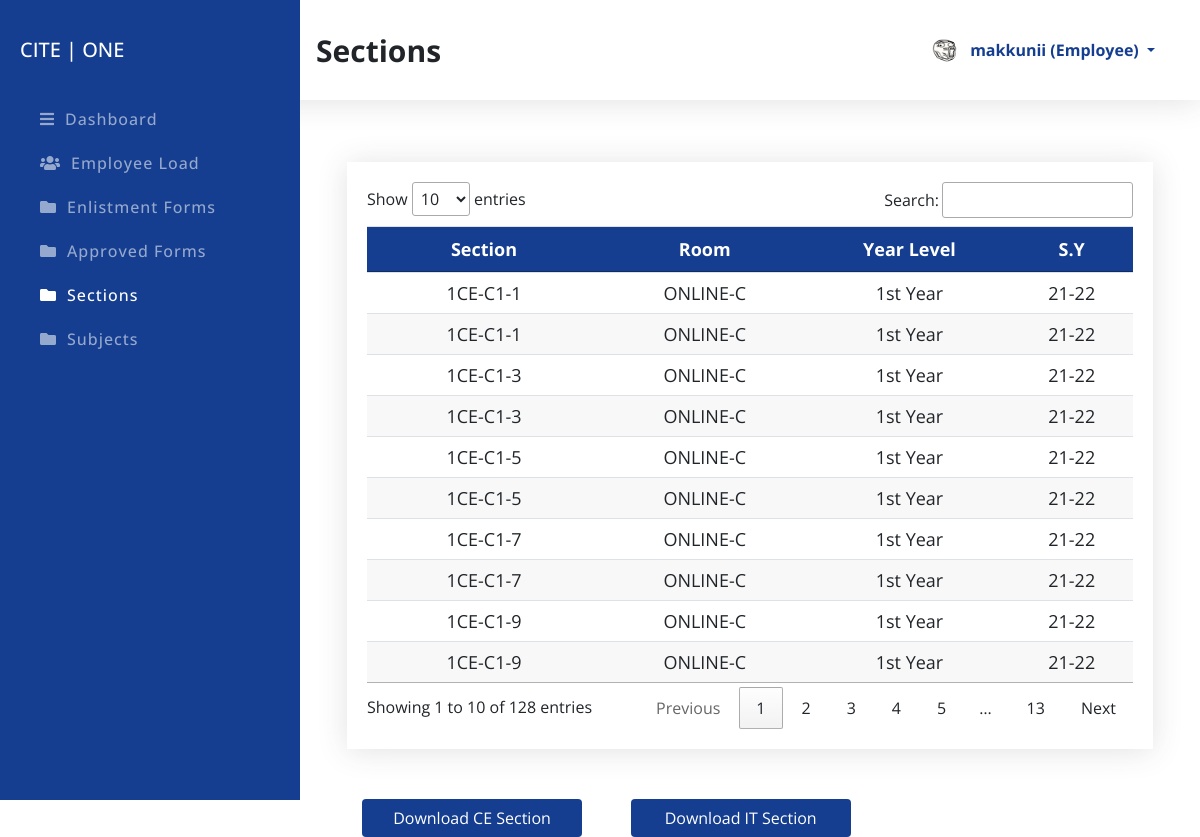
The app's page /manage/employee.php?id=allSection (signed in) with its own data.
### tables this page shows
CREATE TABLE `employee` (
  `employeeID` int(11) NOT NULL,
  `Name` varchar(50) DEFAULT NULL,
  `DateofBirth` varchar(50) NOT NULL,
  `ContactNo` bigint(11) NOT NULL,
  `Address` varchar(50) NOT NULL,
  `Email` varchar(50) NOT NULL,
  `Username` varchar(50) NOT NULL,
  `password` varchar(100) DEFAULT NULL,
  `role` varchar(10) DEFAULT NULL,
  `avatar` varchar(255) DEFAULT NULL,
  `Department` varchar(10) DEFAULT NULL
);

CREATE TABLE `section` (
  `sectionID` int(11) NOT NULL,
  `Section` varchar(50) NOT NULL,
  `Room` varchar(50) NOT NULL,
  `YearLevel` varchar(50) NOT NULL,
  `SchoolYear` varchar(50) NOT NULL,
  `NoOfStudent` int(11) DEFAULT NULL
);

### manage/employee.php (the view, shortened to what this page needs)
<?php
	$sessionId = $_SESSION['employeeID'] ?? '';
    include_once "config.php";
    $connection = mysqli_connect( DB_HOST, DB_USER, DB_PASSWORD, DB_NAME );
    $id = $_REQUEST['id'] ?? 'dashboard';
?>
<!DOCTYPE html>
<html lang="en">
<head>
    <link href='bootstrap/css/bootstrap.min.css' rel='stylesheet' type='text/css'>
    <link href="https://cdn.datatables.net/1.10.16/css/jquery.dataTables.min.css" rel="stylesheet" />
    <link rel="stylesheet" href="https://cdnjs.cloudflare.com/ajax/libs/font-awesome/4.7.0/css/font-awesome.min.css">
    <link rel="stylesheet" href="https://use.fontawesome.com/releases/v5.15.3/css/all.css">
    <link rel="stylesheet" href="assets/css/style.css">
    <link rel="stylesheet" href="assets/css/report.css">
</head>
<body>
    <section class="topber">
        <div class="topber__title">
            <span class="topber__title--text">
                <?php
                    if ( 'dashboard' == $id ) {
                        echo "Dashboard";
                    }elseif ( 'EmployeeLoad' == $id ) {
                        echo "Employee Load";
                    } elseif ( 'form' == $id ) {
                        echo "Enlistment Forms";
                    } elseif ( 'Approvedform' == $id ) {
                        echo "Approved Forms";
                    } elseif ( 'allSection' == $id ) {
                        echo "Sections";
                    } elseif ( 'allSubject' == $id ) {
                        echo "Subjects";
                    }
                ?>
            </span>
        </div>
        <div class="topber__profile">
             <?php
                $query = "SELECT * FROM employee WHERE employeeID='$sessionId'";
                $result = mysqli_query( $connection, $query );
                if ( $data = mysqli_fetch_assoc( $result ) ) {
                    $Name = $data['Name'];
                    $role = $data['role'];
                    $avatar = $data['avatar'];
                ?>
                <img src="assets/img/<?php echo "$avatar"; ?>" height="25" width="25" class="rounded-circle" alt="profile">
                <div class="dropdown">
                    <button class="btn dropdown-toggle" type="button" id="dropdownMenuButton" data-toggle="dropdown" aria-haspopup="true" aria-expanded="false">
                    <?php
                        echo "$Name (" . ucwords( $role ) . ")";
                        }
                    ?>
                    </button>
                </div>
        </div>
    </section>
    <section id="sideber" class="sideber">
        <ul class="sideber__ber">
            <h3 class="sideber__panel">CITE | ONE</h3>
            <li id="left" class="sideber__item<?php if ( 'dashboard' == $id ) {
                                                  echo " active";
                                              }?>">
                <a href="employee.php?id=dashboard"><i id="left" class="fa fa-bars"></i>Dashboard</a>
            </li>
			 <li id="left" class="sideber__item<?php if ( 'EmployeeLoad' == $id ) {
    echo " active";
}?>">
                <a href="employee.php?id=EmployeeLoad"><i id="left" class="fas fa-users"></i>Employee Load</a>
            </li>
            <li id="left" class="sideber__item<?php if ( 'form' == $id ) {
            echo " active";
            }?>">
                <a href="employee.php?id=form"><i id="left" class="fa fa-folder"></i>Enlistment Forms</a>
            </li>
            <li id="left" class="sideber__item<?php if ( 'Approvedform' == $id ) {
            echo " active";
            }?>">
                <a href="employee.php?id=Approvedform"><i id="left" class="fa fa-folder"></i>Approved Forms</a>
            </li>
            <li id="left" class="sideber__item<?php if ( 'allSection' == $id ) {
            echo " active";
            }?>">
                <a href="employee.php?id=allSection"><i id="left" class="fas fa-folder"></i>Sections</a>
            </li>
            <li id="left" class="sideber__item<?php if ( 'allSubject' == $id ) {
            echo " active";
            }?>">
                <a href="employee.php?id=allSubject"><i id="left" class="fas fa-folder"></i>Subjects</a>
            </li>
        </ul>
    </section>
    <section class="main">
        <div class="container">
            <div class="">
                       <div class="section">
<?php if ( 'allSection' == $id ) {?>
                    <div class="allSection">
	<div class="main__table">
    <table class="table" id="tableId">
        <thead>
            <tr>
                <th scope="col">Section</th>
				<th scope="col">Room</th>
				<th scope="col">Year Level</th>
				<th scope="col">S.Y</th>
            </tr>
        </thead>
		<tbody>
        <?php
        		$result = $db->query("SELECT * FROM section");
        if($result->num_rows > 0){
            while($section = $result->fetch_assoc()){
        ?>
            <tr>
               <td><?php printf( "%s", $section['Section'] );?></td>
				<td><?php printf( "%s", $section['Room'] );?></td>
				<td><?php printf( "%s", $section['YearLevel'] );?></td>
				<td><?php printf( "%s", $section['SchoolYear'] );?></td>
            </tr>
        <?php } }else{ ?>
            <tr><td colspan="5">No Section(s) found...</td></tr>
        <?php } ?>
        </tbody>
    </table>
</div>
                                                                                                                <div>
																													<form class="form-horizontal" action="exportData/functions.php" method="post" name="upload_excel" enctype="multipart/form-data">
																														<div class="form-group">
																															<div class="col-md-8 col-md-offset-4" style="float:right; ">
																																<input type="submit" name="ExportSectionIT" class="btn btn-default" style="width: 220px; background-color: #153e90; color: white;" value="Download IT Section" /> </div>
																														</div>
																													<div class="col-md-4 col-md-offset-4" style="float:left;">
																																<input type="submit" name="ExportSectionCE" class="btn btn-default" style="width: 220px; background-color: #153e90; color: white;" value="Download CE Section"/> </div>
																													</form>
																												</div>
                    </div>
<?php }?>
    </section>
</body>
</html>

### manage/assets/css/style.css (style rules this page uses)
*, *::before, *::after { margin: 0; padding: 0; box-sizing: border-box; -webkit-box-sizing: border-box; box-sizing: border-box; }
body { font-family: 'Open Sans'; }
a { text-decoration: none !important; }
.topber { position: fixed; width: 100%; top: 0; left: 0; padding-left: 300px; right: 0; z-index: 999; -webkit-box-shadow: 0 0.15rem 1.75rem 0 rgba(58, 59, 69, 0.15); box-shadow: 0 0.15rem 1.75rem 0 rgba(58, 59, 69, 0.15); background-color: #fff; }
.topber__title { height: 12.5vh; float: left; display: -webkit-box; display: -ms-flexbox; display: flex; -webkit-box-orient: horizontal; -webkit-box-direction: normal; -ms-flex-direction: row; flex-direction: row; -webkit-box-align: center; -ms-flex-align: center; align-items: center; padding-left: 1rem; }
.topber__title--text { font-size: 30px; font-weight: bold; }
.topber__profile { height: 12.5vh; float: right; padding-right: 10px; display: -webkit-box; display: -ms-flexbox; display: flex; -webkit-box-orient: horizontal; -webkit-box-direction: normal; -ms-flex-direction: row; flex-direction: row; -webkit-box-align: center; -ms-flex-align: center; align-items: center; padding: 2rem; }
.topber__profile button { color: #153e90; line-height: 10px; font-weight: bold; }
.sideber { position: fixed; top: 0; overflow-y: auto; left: 0; bottom: 0; width: 300px; height: 100vh; padding: 40px 20px 20px 20px; background-color: #153e90; background-size: cover; -webkit-transition: left 0.5s ease; transition: left 0.5s ease; z-index: 999; -moz-transition: left 0.5s ease; -ms-transition: left 0.5s ease; -o-transition: left 0.5s ease; }
.sideber__ber { list-style: none; }
.sideber__panel { font-size: 20px; color: #fff; line-height: 1.2rem; padding-bottom: 30px; }
.sideber__item { padding: 10px; }
.sideber__item a { color: rgba(255, 255, 255, 0.55); font-size: 16px; letter-spacing: 1px; font-weight: 500; }
.sideber__item a i { color: rgba(255, 255, 255, 0.55); padding: 0 10px; }
.sideber__item:hover a, .sideber__item.active a, .sideber__item.active i, .sideber__item:hover i { color: #fff; -webkit-transition: 0.3s ease; transition: 0.3s ease; }
.main { margin-left: 300px; margin-top: 10vh; padding: 2rem; }
.main__table { margin: 50px 0px 50px 0px; width: 100%; -webkit-box-shadow: 0 0.15rem 1.75rem 0 rgba(58, 59, 69, 0.15); box-shadow: 0 0.15rem 1.75rem 0 rgba(58, 59, 69, 0.15); overflow-x: auto; padding: 20px; }
.main__table .table { font-size: 18px; font-weight: 400; }
.main__table .table th { color: #ffffff; background: #153e90; text-align: center; }
.main__table .table td { text-align: center; }
.main__table .table tr:nth-child(even) { background: #f8f8f8; }
* { scrollbar-width: thin; scrollbar-color: #153e90 #f8f8f8; }

### records on screen
employee: avatar (picture), Name "makkunii", role "Employee"
section: Section "1CE-C1-1", Room "ONLINE-C", YearLevel "1st Year", SchoolYear "21-22"
section: Section "1CE-C1-1", Room "ONLINE-C", YearLevel "1st Year", SchoolYear "21-22"
section: Section "1CE-C1-3", Room "ONLINE-C", YearLevel "1st Year", SchoolYear "21-22"
section: Section "1CE-C1-3", Room "ONLINE-C", YearLevel "1st Year", SchoolYear "21-22"
section: Section "1CE-C1-5", Room "ONLINE-C", YearLevel "1st Year", SchoolYear "21-22"
section: Section "1CE-C1-5", Room "ONLINE-C", YearLevel "1st Year", SchoolYear "21-22"
section: Section "1CE-C1-7", Room "ONLINE-C", YearLevel "1st Year", SchoolYear "21-22"
section: Section "1CE-C1-7", Room "ONLINE-C", YearLevel "1st Year", SchoolYear "21-22"
section: Section "1CE-C1-9", Room "ONLINE-C", YearLevel "1st Year", SchoolYear "21-22"
section: Section "1CE-C1-9", Room "ONLINE-C", YearLevel "1st Year", SchoolYear "21-22"
